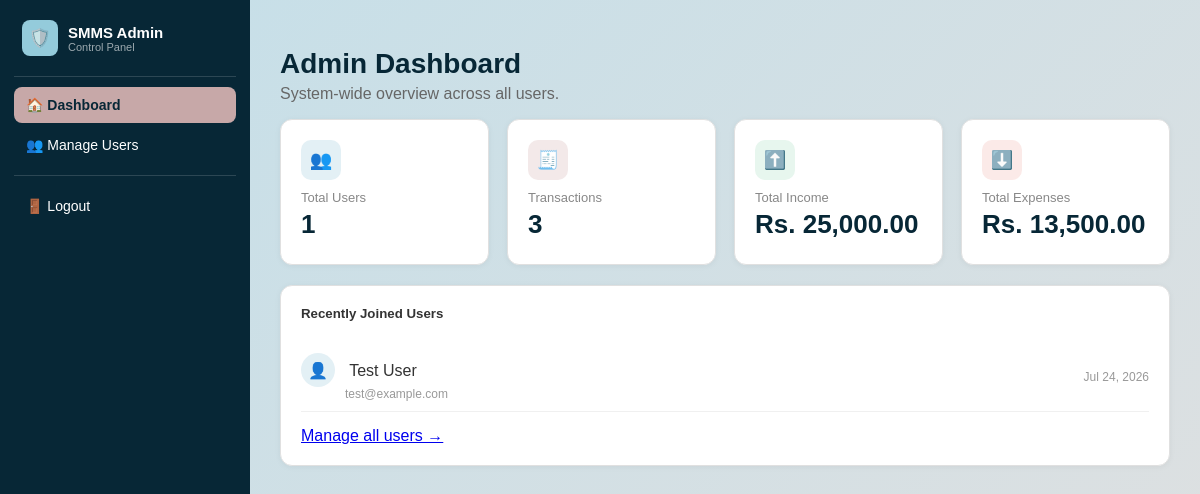
The page /php/admin/dashboard.php (signed in) on the database as committed earlier.
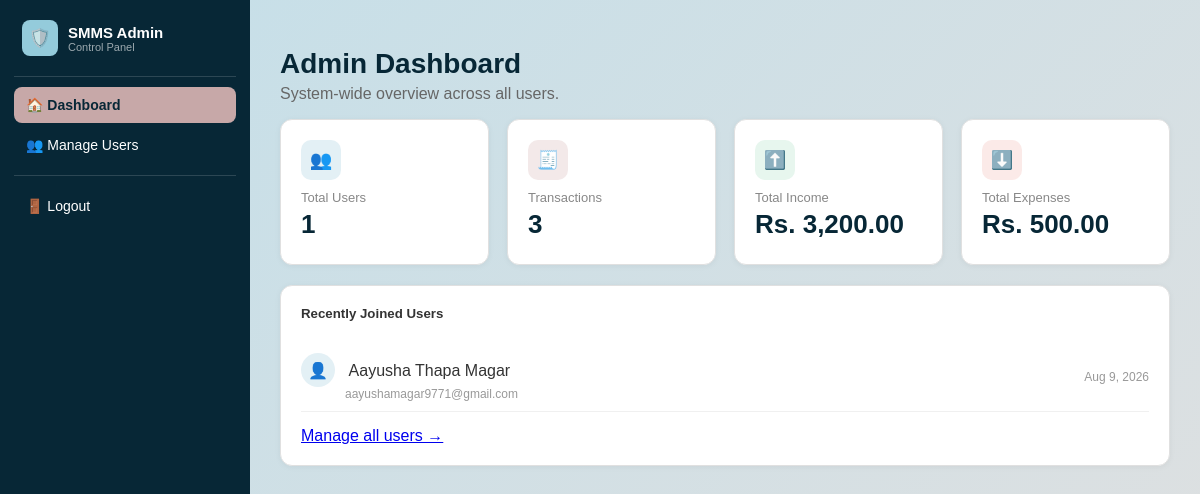
The same page on the database as committed later.
### tables this page shows
CREATE TABLE `users` (
  `user_id` int(11) NOT NULL,
  `full_name` varchar(100) NOT NULL,
  `email` varchar(100) NOT NULL,
  `password` varchar(255) NOT NULL,
  `role` enum('user','admin') NOT NULL DEFAULT 'user',
  `created_at` timestamp NOT NULL DEFAULT current_timestamp()
);

### php/admin/dashboard.php (the view, shortened to what this page needs)
<?php
include "../includes/db.php";
$total_users = mysqli_fetch_assoc(mysqli_query($conn, "SELECT COUNT(*) AS total FROM users WHERE role = 'user'"))['total'];
$total_transactions = mysqli_fetch_assoc(mysqli_query($conn, "SELECT COUNT(*) AS total FROM transactions"))['total'];
$total_income = mysqli_fetch_assoc(mysqli_query($conn, "SELECT SUM(amount) AS total FROM transactions WHERE type = 'income'"))['total'] ?? 0;
$total_expense = mysqli_fetch_assoc(mysqli_query($conn, "SELECT SUM(amount) AS total FROM transactions WHERE type = 'expense'"))['total'] ?? 0;
$recent_users = mysqli_query($conn, "SELECT * FROM users WHERE role = 'user' ORDER BY created_at DESC LIMIT 5");
?>
<!DOCTYPE html>
<html>
<head>
    <link rel="stylesheet" href="../includes/style.css">
</head>
<body class="with-sidebar">
    <?php include "admin_nav.php"; ?>
    <div class="main-content">
        <div class="page-wrap">
            <h2>Admin Dashboard</h2>
            <p style="color:#666; margin-top:-15px;">System-wide overview across all users.</p>
            <div class="grid-row">
                <div class="grid-col">
                    <div class="stat-card">
                        <div class="stat-icon stat-users">👥</div>
                        <div class="stat-label">Total Users</div>
                        <div class="stat-value"><?php echo $total_users; ?></div>
                    </div>
                </div>
                <div class="grid-col">
                    <div class="stat-card">
                        <div class="stat-icon stat-txns">🧾</div>
                        <div class="stat-label">Transactions</div>
                        <div class="stat-value"><?php echo $total_transactions; ?></div>
                    </div>
                </div>
                <div class="grid-col">
                    <div class="stat-card">
                        <div class="stat-icon stat-income">⬆️</div>
                        <div class="stat-label">Total Income</div>
                        <div class="stat-value">Rs. <?php echo number_format($total_income, 2); ?></div>
                    </div>
                </div>
                <div class="grid-col">
                    <div class="stat-card">
                        <div class="stat-icon stat-expense">⬇️</div>
                        <div class="stat-label">Total Expenses</div>
                        <div class="stat-value">Rs. <?php echo number_format($total_expense, 2); ?></div>
                    </div>
                </div>
            </div>
            <div class="col-box">
                <h5 style="margin-top:0;">Recently Joined Users</h5>
                <?php if (mysqli_num_rows($recent_users) > 0) { ?>
                    <?php while ($u = mysqli_fetch_assoc($recent_users)) { ?>
                        <div class="user-row">
                            <div>
                                <span class="user-avatar">👤</span>
                                <?php echo htmlspecialchars($u['full_name']); ?>
                                <div class="user-email" style="margin-left:44px;"><?php echo htmlspecialchars($u['email']); ?></div>
                            </div>
                            <div style="color:#999; font-size:12px;"><?php echo date('M j, Y', strtotime($u['created_at'])); ?></div>
                        </div>
                    <?php } ?>
                <?php } else { ?>
                    <p style="color:#888;">No users have registered yet.</p>
                <?php } ?>
                <p style="margin-top:15px; margin-bottom:0;"><a href="manage_users.php">Manage all users &rarr;</a></p>
            </div>
        </div>
    </div>
</body>
</html>

Rows that differ between the two databases and show on the page:
removed users: full_name "Test User", email "test@example.com", created_at "Jul 24, 2026"
added users: full_name "Aayusha Thapa Magar", email "aayushamagar9771@gmail.com", created_at "Aug 9, 2026"
Other text that changed with them:
$total_income: "25,000.00" → "3,200.00"
$total_expense: "13,500.00" → "500.00"
